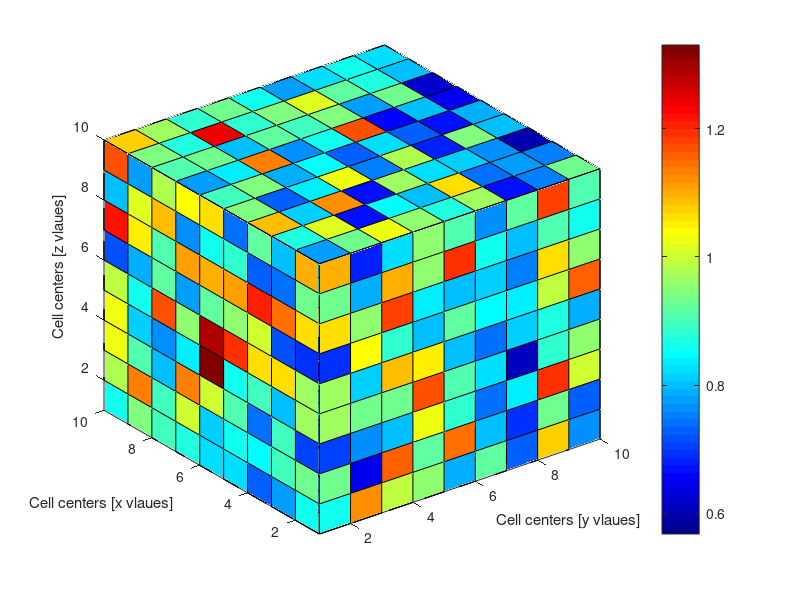

The MATLAB script that drew this image:
% Subsection 2.6 % 
% 3D Moving Average simulation %
Nx = 10;
Ny = 10;
Nz = 10;

Lx = 1;
Ly = 1;
Lz = 1;

dx = Lx / Nx;
dy = Ly / Ny;
dz = Lz / Nz;

% Correlation length
clx = 1;
cly = 1;
clz = 1;

k_avg = 1;
V_dp = 0.5;

x=linspace(-Lx/2.0,Lx/2.0,Nx);
y=linspace(-Lx/2.0,Lx/2.0,Ny);
z=linspace(-Lx/2.0,Lx/2.0,Nz);
[X,Y,Z]=ndgrid(x,y,z);
s=-log(1-V_dp); % standard deviation
mu=log(k_avg)-s*s/2.0; % mean for a log-random field
Z=s*randn(Nx,Ny,Nz); % normal distribution
F = exp(-(X.^2/(clx*clx/2.0)+Y.^2/(cly*cly/2.0)+Z.^2/(clz*clz/2.0))); 
% Gaussian filter kernel
f = 2.0/sqrt(pi)*Lx/(Nx*Ny*Nz)^(1/3)/(clx*cly*clz)^(1/3).*ifftn(fft2(Z).*fftn(F)); 
K=exp(mu+real(f)); % permeability field
slice(K, [1, Ny], [1, Nx], [1, Nz]);
xlabel('Cell centers [y vlaues]');
ylabel('Cell centers [x vlaues]');
zlabel('Cell centers [z vlaues]');
axis tight
colormap(jet)
colorbar